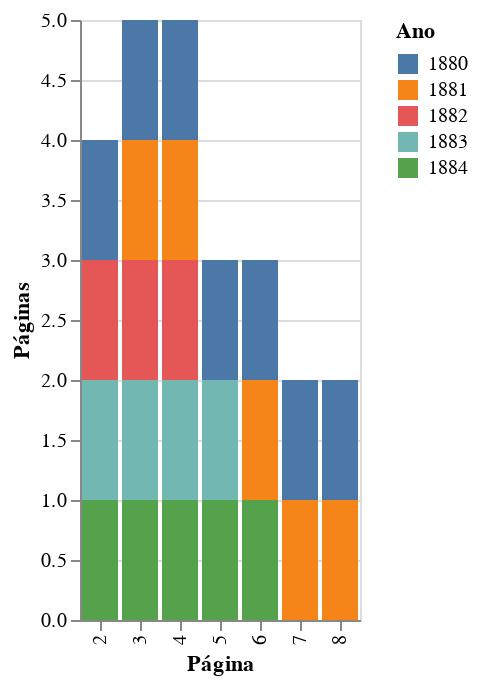

The notebook cell this image was saved under:
### Code cell
# something wrong with this graph
agg = ad_edition_page.group_by(["Página","Ano"]).len()
alt.Chart(agg).mark_bar().encode(
    x=alt.X('Página:O', title='Página'),
    y=alt.Y('count():Q', stack='zero', title='Páginas'),
    color='Ano:N'
)

### Figure 1 — Vega-Lite specification as saved in the notebook (floating-point values rounded to 4 significant figures)
{"config": {"view": {"continuousWidth": 300, "continuousHeight": 300}}, "data": {"name": "data-e10e75201b91bb2e2a509cad1b4b7961"}, "mark": {"type": "bar"}, "encoding": {"color": {"field": "Ano", "type": "nominal"}, "x": {"field": "Página", "title": "Página", "type": "ordinal"}, "y": {"aggregate": "count", "stack": "zero", "title": "Páginas", "type": "quantitative"}}, "$schema": "https://vega.github.io/schema/vega-lite/v5.20.1.json", "datasets": {"data-e10e75201b91bb2e2a509cad1b4b7961": [{"Página": 5, "Ano": 1880, "len": 9}, {"Página": 8, "Ano": 1881, "len": 1}, {"Página": 7, "Ano": 1881, "len": 3}, {"Página": 3, "Ano": 1883, "len": 224}, {"Página": 5, "Ano": 1884, "len": 20}, {"Página": 4, "Ano": 1881, "len": 249}, {"Página": 3, "Ano": 1884, "len": 282}, {"Página": 8, "Ano": 1880, "len": 2}, {"Página": 4, "Ano": 1880, "len": 220}, {"Página": 2, "Ano": 1880, "len": 1}, {"Página": 3, "Ano": 1882, "len": 142}, {"Página": 6, "Ano": 1880, "len": 8}, {"Página": 2, "Ano": 1883, "len": 1}, {"Página": 2, "Ano": 1882, "len": 1}, {"Página": 6, "Ano": 1881, "len": 3}, {"Página": 3, "Ano": 1880, "len": 55}, {"Página": 2, "Ano": 1884, "len": 1}, {"Página": 5, "Ano": 1883, "len": 5}, {"Página": 4, "Ano": 1883, "len": 590}, {"Página": 3, "Ano": 1881, "len": 118}, {"Página": 4, "Ano": 1882, "len": 220}, {"Página": 6, "Ano": 1884, "len": 14}, {"Página": 4, "Ano": 1884, "len": 738}, {"Página": 7, "Ano": 1880, "len": 3}]}}
